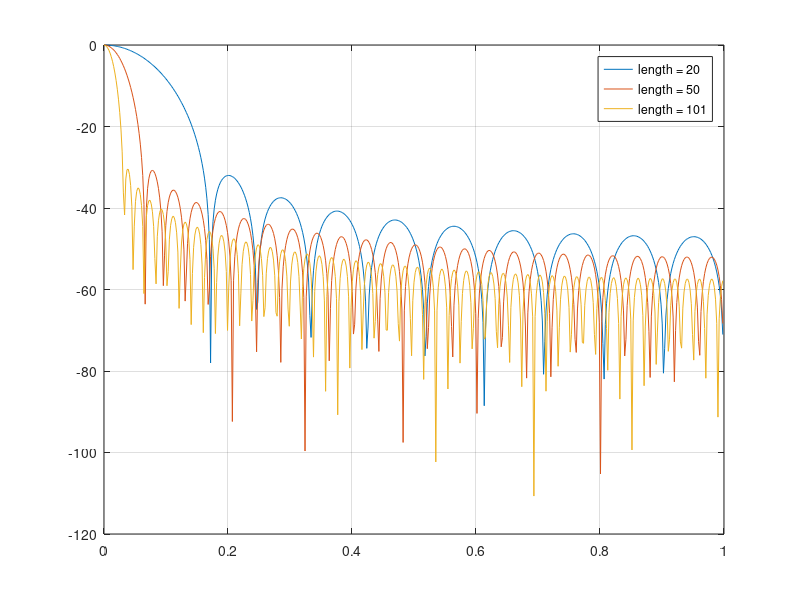

This figure's MATLAB source:
clear
w1 = kaiser(20,4);
w2 = kaiser(50,4);
w3 = kaiser(101,4);
[W1,f] = freqz(w1/sum(w1),1,512,2);
[W2,f] = freqz(w2/sum(w2),1,512,2);
[W3,f] = freqz(w3/sum(w3),1,512,2);
plot(f,20*log10(abs([W1 W2 W3]))); grid;
legend('length = 20','length = 50','length = 101')
